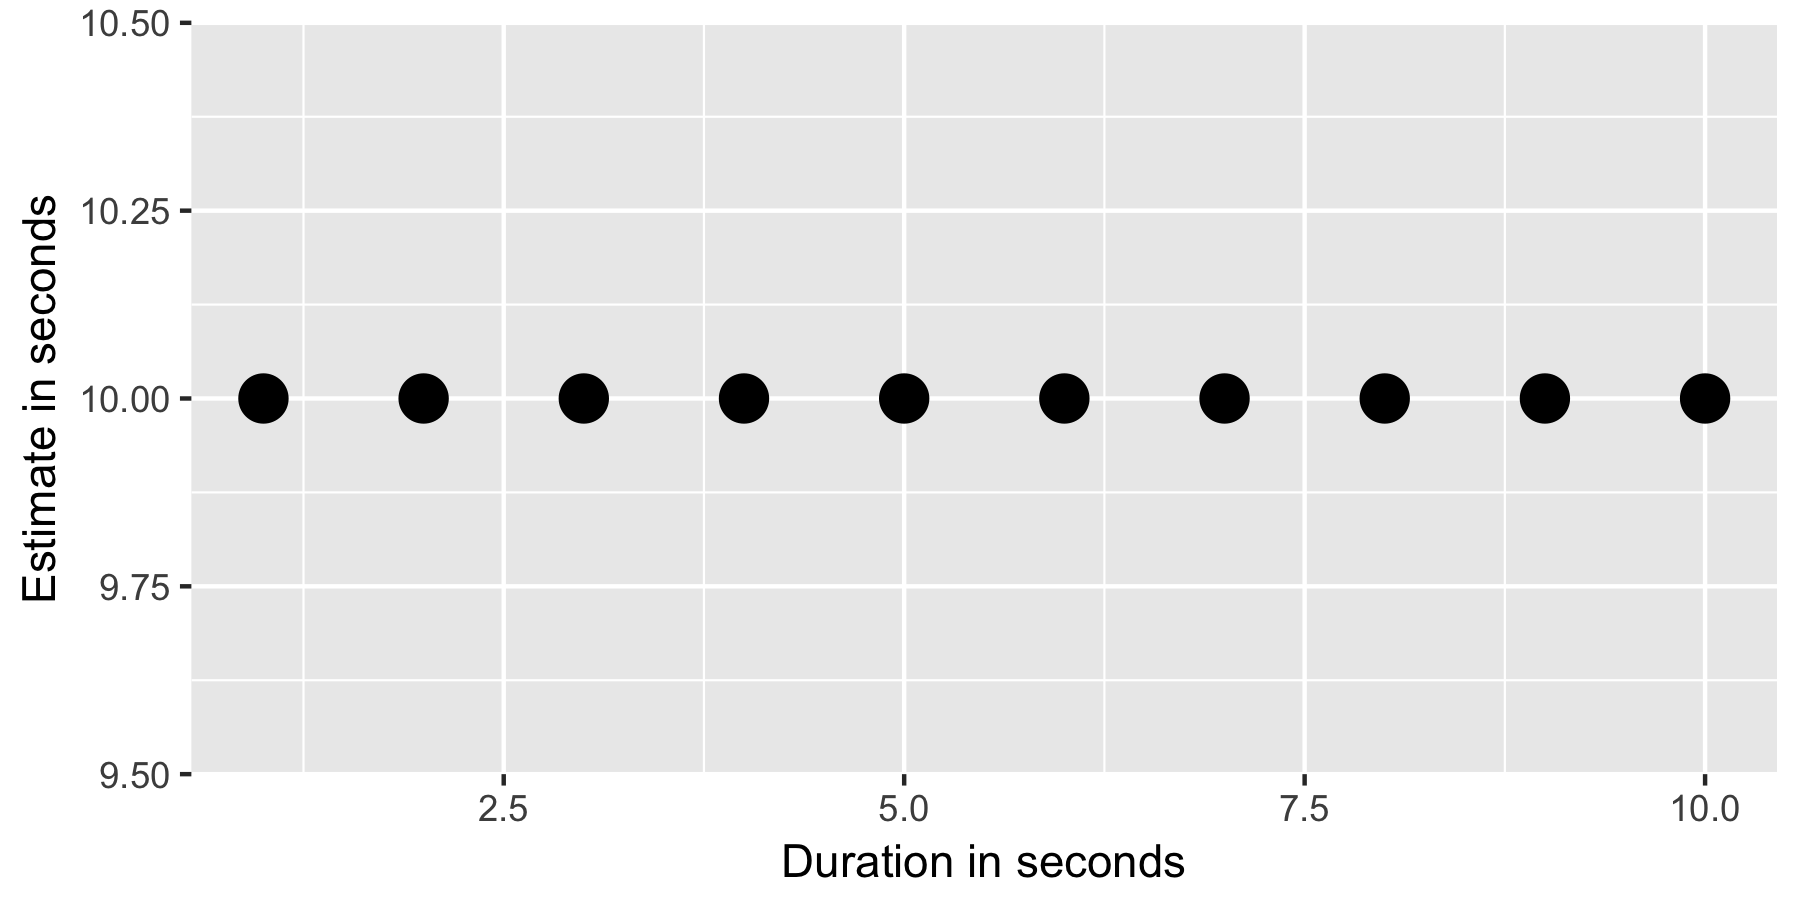

Here is the R script that generated this plot:
library(ggplot2)

tibble(x = 1:10, y = 10) %>%
  ggplot() +
  aes(x, y) +
  geom_point(size = 5) +
  labs(x = "Duration in seconds", y = "Estimate in seconds")

ggsave("plots/in-theory.png", width = 6, height = 3)
